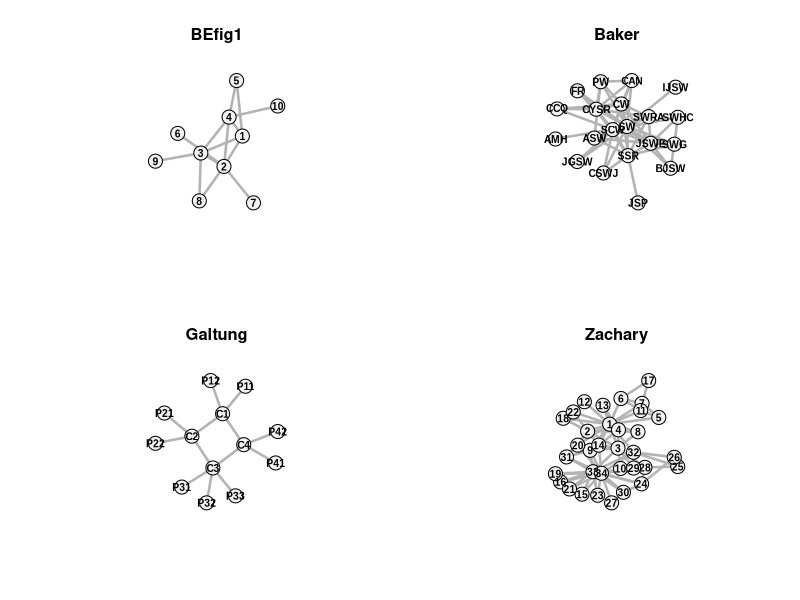
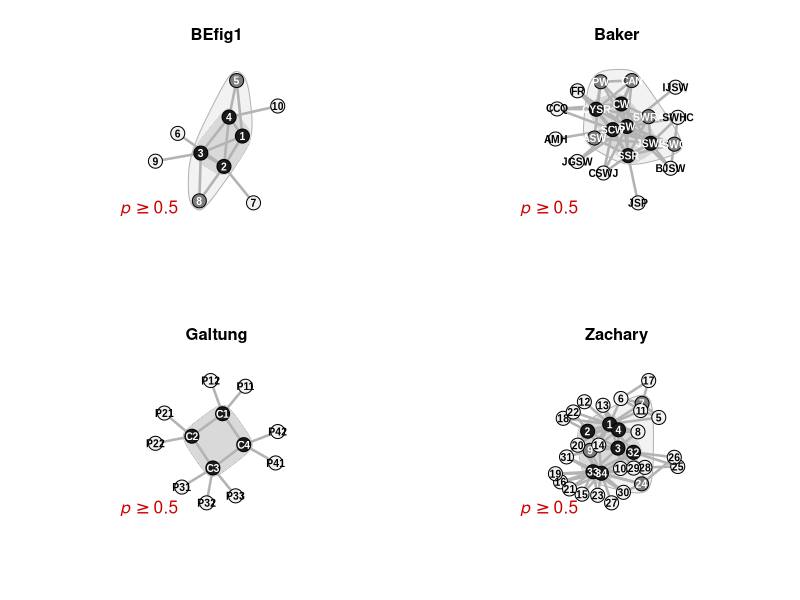

Generate these figures, in order, with R:
########################################################################################################################
## REVISING THE BORGATTI-EVERETT CORE-PERIPHERY MODEL
## (2) Analyses of SocNet results
## R script written by José Luis Estévez (University of Helsinki / Vaestoliitto)
## Date: Aug 4th, 2024
########################################################################################################################

# R PACKAGES REQUIRED
library(data.table);library(ggplot2);library(purrr);library(stringr);library(ggpubr);library(sna);library(igraph)

# CLEAN ENVIRONMENT
rm(list=ls())

# Set theme for plots
theme_set(theme_bw())

########################################################################################################################

# DATA LOADING

# befig1, Baker, Galtung's and Zachary's networks
mtx <- list()
mtx$befig1 <- read.table('networks/befig1.txt',header=TRUE,sep='\t')
mtx$baker <- read.table('networks/baker.txt',header=TRUE,sep='\t')
mtx$galtung <- read.table('networks/galtung.txt',header=TRUE,sep='\t')
mtx$zachary <- read.table('networks/zachary.txt',header=TRUE,sep='\t')

# Remember to remove the first column (the column names), and assign column and row names
for(i in 1:length(mtx)){
  colnames(mtx[[i]])[-1] <- rownames(mtx[[i]]) <- toupper(mtx[[i]][,1]) # upper cases
  mtx[[i]] <- as.matrix(mtx[[i]][,-1]) # remove first column (which are row names)
  diag(mtx[[i]]) <- NA # remove the diagonal
}

# Socnet.se output
socnet <- data.table(read.table('socnet output.csv',header=TRUE,sep=','))
# core size
socnet[,coresize := str_count(socnet$partition,'0')]

########################################################################################################################

# NETWORK VISUALIZATIONS
grphs <- lapply(mtx,graph_from_adjacency_matrix,mode='undirected') # turn into igraph objects

# layouts
set.seed(0708)
ltys <- lapply(grphs,layout_with_kk)

# Network names
ntwnames <- c('BEfig1','Baker','Galtung','Zachary')

# Visualization
par(mfrow=c(2,2))
for(i in 1:4){
  plot.igraph(grphs[[i]],
              vertex.color='grey95',vertex.size=23,vertex.frame.color='black',
              vertex.label.family = 'Arial',vertex.label.cex=.75,vertex.label.font=2,vertex.label.color='black',
              edge.color='grey70',edge.width=2.5,
              layout = ltys[[i]],
              main=ntwnames[i])
}

#############################

# Add core members (based on standard Borgatti-Everett method)
stpart <- socnet[pcore=='com' & intercategorical=='dnc',.(network,partition)]
# stpart <- socnet[pcore=='com' & intercategorical=='denuci' & d %in% c(0.3333,0.3846,0.25,0.2044),.(network,partition)]
#stpart <- socnet[pcore=='com' & intercategorical=='denmin' & d == 0,.(network,partition)]
coremembers <- list() 

for(i in 1:nrow(stpart)){
  ntwname <- stpart[i,]$network
  pttn <- stpart[i,]$partition # take the partition
  pttn <- gsub('(','',pttn,fixed=TRUE) # remove the parentheses
  pttn <- gsub(')','',pttn,fixed=TRUE) 
  pttn <- strsplit(pttn,split=';') # turn into vector
  core <- rownames(mtx[[i]])[pttn[[1]] == 0] # members of the core
  coremembers[[paste(ntwname)]] <- core
}

# Find periphery-periphery ties, if there are any
trnsf <- purrr::compose(as.data.table,as_edgelist) # turn into edgelist/data.table
edgelists <- lapply(grphs,trnsf)

for(i in 1:length(edgelists)){
  E(grphs[[i]])$periperi <- edgelists[[i]][,!(V1 %in% coremembers[[i]]) & 
                                             !(V2 %in% coremembers[[i]])]
}

# Goodness of fit values
gof <- socnet[pcore=='com' & intercategorical=='dnc',.(network,gof)]

# Visualization
tiff(filename="Fig3.tiff",
     width=25, height=25,units="cm", 
     compression="lzw",bg="white",res=1000
)
par(mfrow=c(2,2))
for(i in 1:4){
  plot.igraph(grphs[[i]],
              vertex.color=ifelse(V(grphs[[i]])$name %in% coremembers[[i]],'grey10','grey95'),
              vertex.size=23,vertex.frame.color='black',
              vertex.label.family = 'Arial',vertex.label.cex=.75,vertex.label.font=2,
              vertex.label.color=ifelse(V(grphs[[i]])$name %in% coremembers[[i]],'white','black'),
              edge.color='grey70',
              edge.width=2.5,
              layout = ltys[[i]],
              mark.groups = coremembers[i],mark.col='grey90',mark.border=NA,
              main=ntwnames[i])
  # add GOF
  text(x=-1.1, y=-1.1, labels=bquote(paste(italic(r),' = ',.(round(gof$gof[i],4)),sep='')), cex=1.25,col='red3')
}
dev.off()

########################################################################################################################

# SOME NETWORK DESCRIPTIVES

# Combined function to obtained average degree
# Define the functions
func1 <- function(x) rowSums(x,na.rm=TRUE)
func2 <- function(x) mean(x)
# Combine the functions
combined_func <- function(x) {
  result1 <- func1(x)
  result2 <- func2(result1)
  return(result2)
}

desc <- data.table(network = names(grphs),
           nodes = unlist(lapply(grphs,vcount)),
           ties = unlist(lapply(grphs,ecount)),
           density = unlist(lapply(mtx,gden)),
           ave.degree = unlist(lapply(mtx,combined_func)),
           transitivity = unlist(lapply(mtx,gtrans,measure='weak')),
           diameter = unlist(lapply(grphs,diameter)))

desc
write.table(desc,'descriptives.csv',sep=',',row.names = FALSE)

########################################################################################################################

# INTER-CATEGORICAL DENSITIES (OUTPUT)

# Let's see inter-categorical blocks' densities
# Since these are all undirected networks, we can just use one block
interblock <- mtx
for(i in 1:length(interblock)){
  members <- row.names(mtx[[i]]) %in% coremembers[[i]]
  interblock[[i]] <- interblock[[i]][members,!members]
}

# Inter-categorical densities
intercat <- data.table(ties = unlist(lapply(interblock,sum)), # ties
                       cells = unlist(lapply(interblock,length))) # possible ties
dobserved <- data.table(network = names(grphs),
                        doutput = round(intercat[,ties/cells],4)) # values used in socnet.se
dobserved

########################################################################################################################

# INTER-CATEGORICAL DENSITY SEARCH
icds <- socnet[intercategorical %in% c('denuci','den','denmin') 
               & pcore == 'com'
               & as.character(d) %in% seq(0,1,by=0.05)]
icds[,network := factor(network,levels=c('befig1','baker','galtung','zachary'),
                        labels=c('BEfig1','Baker','Galtung','Zachary'))]
icds[,intercategorical := factor(intercategorical,levels = c('denuci','den','denmin'),
                                 labels=c("Standard method","Exact-density","Minimum-density"))]

dobserved[,network := factor(network,levels=c('befig1','baker','galtung','zachary'),
                        labels=c('BEfig1','Baker','Galtung','Zachary'))]

# Visualization
tiff(filename="Fig4.tiff",
     width=20, height=15,units="cm", 
     compression="lzw",bg="white",res=1000
)
ggplot(data=icds[solution == 1],aes(x=d,y=gof)) +
  #geom_bar(stat='identity',fill='grey90',color='grey50') + 
  geom_line(lty='solid',alpha=.5) + geom_point() + 
  geom_vline(data=dobserved,aes(xintercept = doutput),color='red3',lty='dashed') +
  geom_text(data=dobserved,aes(x=doutput-0.15,y=.2,label=doutput),color='red3',angle=90,vjust=1.5,size=3) +
  ylim(c(0.1,1)) +
  labs(x=expression(paste(italic(d),' (inter-categorical density)',sep='')),
       y=expression(paste(italic('r'),' (goodness-of-fit measure)',sep=''))) +
  facet_grid(intercategorical~network) 
dev.off()

########################################################################################################################

# VISUALIZATION OF DISTORTING EFFECT ON BEFIG1

be <- as.data.table(reshape2::melt(mtx$befig1))

# To identify the block of each pair.
be[,block := ifelse(Var1 %in% 1:4 & Var2 %in% 1:4,'Core',
                    ifelse(Var1 %in% 5:10 & Var2 %in% 5:10,'Periphery','Inter-categorical'))]

# Ideal pattern matrix (standard BE method)
be[,ideal1 := ifelse(block == 'Core',1,ifelse(block == 'Periphery',0,1/3))] # d = 1/3
be[,ideal2 := ifelse(ideal1 == 1/3,0.2833,ideal1)] # d = 0.2833
be[,ideal3 := ifelse(ideal1 == 1/3,0.3833,ideal1)] # d = 0.3833

# Ideal pattern matrix (using exact-density ideal blocks)
be[,ideal4 := value] # d = 0.2833
be[Var1 == 1 & Var2 == 5]$ideal4 <- be[Var1 == 5 & Var2 == 1]$ideal4 <- 0

be[,ideal5 := value] # d = 0.3833
be[Var1 == 1 & Var2 == 6]$ideal5 <- be[Var1 == 6 & Var2 == 1]$ideal5 <- 1

# Correlation tests
# Standard method
round(cor.test(be$value,be$ideal1)$estimate,4)
round(cor.test(be$value,be$ideal2)$estimate,4)
round(cor.test(be$value,be$ideal3)$estimate,4)
# Exact density
round(cor.test(be$value,be$value)$estimate,4)
round(cor.test(be$value,be$ideal4)$estimate,4)
round(cor.test(be$value,be$ideal5)$estimate,4)

# Visualization 
be33 <- ggplot(data=be,aes(x=value,y=ideal1)) +
  geom_smooth(method='lm',se=FALSE,color='grey20') +
  geom_jitter(aes(fill=block,shape=block),width = 0.025, height = 0.025,alpha=2/3) +
  annotate("text",x=.2,y=.9,label = parse(text = "italic(d) == 0.3333")) +
  annotate("text",x=.2,y=.8,label = parse(text = "italic(r) == 0.6686")) +  
  scale_shape_manual(values = c('Core'=24,'Inter-categorical'=23,'Periphery'=25)) +
  labs(x='',y='Ideal',fill='Block',shape='Block') 
be28 <- ggplot(data=be,aes(x=value,y=ideal2)) +
  geom_smooth(method='lm',se=FALSE,color='grey20') +
  geom_jitter(aes(fill=block,shape=block),width = 0.025, height = 0.025,alpha=2/3) +
  annotate("text",x=.2,y=.9,label = parse(text = "italic(d) == 0.2833")) +
  annotate("text",x=.2,y=.8,label = parse(text = "italic(r) == 0.6664")) +  
  scale_shape_manual(values = c('Core'=24,'Inter-categorical'=23,'Periphery'=25)) +
  labs(x='',y='Ideal',fill='Block',shape='Block')
be38 <- ggplot(data=be,aes(x=value,y=ideal3)) +
  geom_smooth(method='lm',se=FALSE,color='grey20') +
  geom_jitter(aes(fill=block,shape=block),width = 0.025, height = 0.025,alpha=2/3) +
  annotate("text",x=.2,y=.9,label = parse(text = "italic(d) == 0.3833")) +
  annotate("text",x=.2,y=.8,label = parse(text = "italic(r) == 0.6665")) +  
  scale_shape_manual(values = c('Core'=24,'Inter-categorical'=23,'Periphery'=25)) +
  labs(x='Observed',y='Ideal',fill='Block',shape='Block') 

edb1 <- ggplot(data=be,aes(x=value,y=value)) +
  geom_smooth(method='lm',se=FALSE,color='grey20') +
  geom_jitter(aes(fill=block,shape=block),width = 0.025, height = 0.025,alpha=2/3) +
  annotate("text",x=.2,y=.9,label = parse(text = "italic(d) == 0.3333")) +
  annotate("text",x=.2,y=.8,label = parse(text = "italic(r) == 1")) +  
  scale_shape_manual(values = c('Core'=24,'Inter-categorical'=23,'Periphery'=25)) +
  labs(x='',y='',fill='Block',shape='Block') 
edb2 <- ggplot(data=be,aes(x=value,y=ideal4)) +
  geom_smooth(method='lm',se=FALSE,color='grey20') +
  geom_jitter(aes(fill=block,shape=block),width = 0.025, height = 0.025,alpha=2/3) +
  annotate("text",x=.2,y=.9,label = parse(text = "italic(d) == 0.2833")) +
  annotate("text",x=.2,y=.8,label = parse(text = "italic(r) == 0.9484")) +  
  scale_shape_manual(values = c('Core'=24,'Inter-categorical'=23,'Periphery'=25)) +
  labs(x='',y='',fill='Block',shape='Block') 
edb3 <- ggplot(data=be,aes(x=value,y=ideal5)) +
  geom_smooth(method='lm',se=FALSE,color='grey20') +
  geom_jitter(aes(fill=block,shape=block),width = 0.025, height = 0.025,alpha=2/3) +
  annotate("text",x=.2,y=.9,label = parse(text = "italic(d) == 0.3833")) +
  annotate("text",x=.2,y=.8,label = parse(text = "italic(r) == 0.9504")) +  
  scale_shape_manual(values = c('Core'=24,'Inter-categorical'=23,'Periphery'=25)) +
  labs(x='Observed',y='',fill='Block',shape='Block')

# Visualization
tiff(filename="Fig5.tiff",
     width=14, height=21,units="cm", 
     compression="lzw",bg="white",res=1000
)
ggarrange(be33,edb1,be28,edb2,be38,edb3,
          nrow=3,ncol=2,labels=c('A','B','C','D','E','F'),common.legend = TRUE)
dev.off()

########################################################################################################################

# P-CORE

# Let's see the effect of a smaller p-core value
forplot <- socnet[intercategorical %in% c('dnc','denmin')] 
forplot <- forplot[is.na(d) | (!is.na(d) & d == 0)]

forplot[pcore == 'com',pcore := 1] # A complete core equals 1
forplot[,network := factor(network,levels=c('befig1','baker','galtung','zachary'),
                           labels=c('BEfig1','Baker','Galtung','Zachary'))]
forplot[,intercategorical := factor(intercategorical,
                                    levels=c('dnc','denmin'),
                                    labels=c('italic(d)=="NA"','italic(d)>=0'))]
forplot[,pcore := as.numeric(pcore)]
# Number of solutions
forplot <- forplot[,length(solution),by=.(network,size,intercategorical,pcore,gof,coresize)]

# Densities of the full networks (to show in figure)
ntwdens <- data.table(network = names(grphs),
                      density = unlist(lapply(grphs,edge_density)))
ntwdens[,network := factor(network,levels=c('befig1','baker','galtung','zachary'),
                           labels=c('BEfig1','Baker','Galtung','Zachary'))]

# Visualization
tiff(filename="Fig6.tiff",
     width=20, height=15,units="cm", 
     compression="lzw",bg="white",res=1000
)
ggplot(data=forplot) +
  geom_vline(data=ntwdens,aes(xintercept=density),linetype='dashed',color='orange3') +
  geom_rect(data=ntwdens,aes(xmin=density,xmax=0,ymin=0,ymax=1),fill='bisque1',color=NA,alpha=.5) +
  geom_text(data=ntwdens,aes(x=density,y=.5,label=paste("Network density:",round(density,3),sep=' ')),color='orange3',angle=90,vjust=1.5,size=3) +
  geom_point(aes(x=pcore,y=coresize/size),shape=21,color='black',fill='navyblue',size=3.5) +
  geom_text(aes(x=pcore,y=coresize/size,group=network,label=V1),color='white',size=2) +
  geom_line(aes(x=pcore,y=gof,group=network),color='red3',alpha=.5) +
  geom_point(aes(x=pcore,y=gof),shape=23,color='black',fill='red3',size=2.5) +
  scale_y_continuous(name=parse(text="italic(r[w])"),
                     sec.axis = sec_axis(~./1,name="Core members (proportion)")) +
  theme(axis.title.y.left=element_text(color="red3"),
        axis.title.y.right=element_text(color='navyblue')) +
  scale_x_reverse() + labs(x=expression(paste(italic(p),'-core value',sep=''))) +
  facet_grid(intercategorical~network,labeller=label_parsed) 
dev.off()

########################################################################################################################

# Let's extend the core periphery solutions to add core members with p-cores values >= 0.5
# Alternative cores 
altcores <- socnet[intercategorical == 'denmin' 
                   & pcore %in% c(0.5,0.6,0.7,0.8,0.9,'com')]
altcores <- altcores[is.na(d) | (!is.na(d) & d == 0)]

altcoremembers <- list() 

for(i in 1:nrow(altcores)){
  ntwname <- altcores[i,]$network
  pttn <- altcores[i,]$partition # take the partition
  pttn <- gsub('(','',pttn,fixed=TRUE) # remove the parentheses
  pttn <- gsub(')','',pttn,fixed=TRUE) 
  pttn <- strsplit(pttn,split=';') # turn into vector
  core <- rownames(mtx[[ntwname]])[pttn[[1]] == 0] # members of the core
  altcoremembers[[paste(ntwname,i)]] <- core
}

# Let's divide the information by network
pseudocores <- vector('list',4)
names(pseudocores) <- tolower(ntwnames)

for(i in 1:length(pseudocores)){
  ntwname <- names(pseudocores)[i]
  pseudocores[[i]] <- altcoremembers[startsWith(names(altcoremembers),ntwname)]
}

# Now we can obtain the unions and intersections
pseudocoresunion <- pseudocoresintersect <- pseudocores
for(i in 1:length(pseudocores)){
  pseudocoresunion[[i]] <- Reduce(union,pseudocores[[i]])
  pseudocoresintersect[[i]] <- Reduce(intersect,pseudocores[[i]])
}

# Visualization
par(mfrow=c(2,2))
for(i in 1:4){
  plot.igraph(grphs[[i]],
              vertex.color=ifelse(V(grphs[[i]])$name %in% pseudocoresintersect[[i]],'grey10',
                                  ifelse(V(grphs[[i]])$name %in% pseudocoresunion[[i]],'grey50','grey95')),
              vertex.size=23,vertex.frame.color='black',
              vertex.label.family = 'Arial',vertex.label.cex=.75,vertex.label.font=2,
              vertex.label.color=ifelse(V(grphs[[i]])$name %in% pseudocoresunion[[i]],'white','black'),
              edge.color='grey70',
              edge.width=2.5,
              layout = ltys[[i]],
              mark.groups = list(pseudocoresunion[[i]],pseudocoresintersect[[i]]),
              mark.col=c('gray95','grey85'),
              mark.border = c('grey70',NA),
              main=ntwnames[i])
  # add legend
  text(x=-1.1, y=-1.1, labels=bquote(italic(p) >= 0.5), cex=1.25,col='red3')
}

########################################################################################################################
